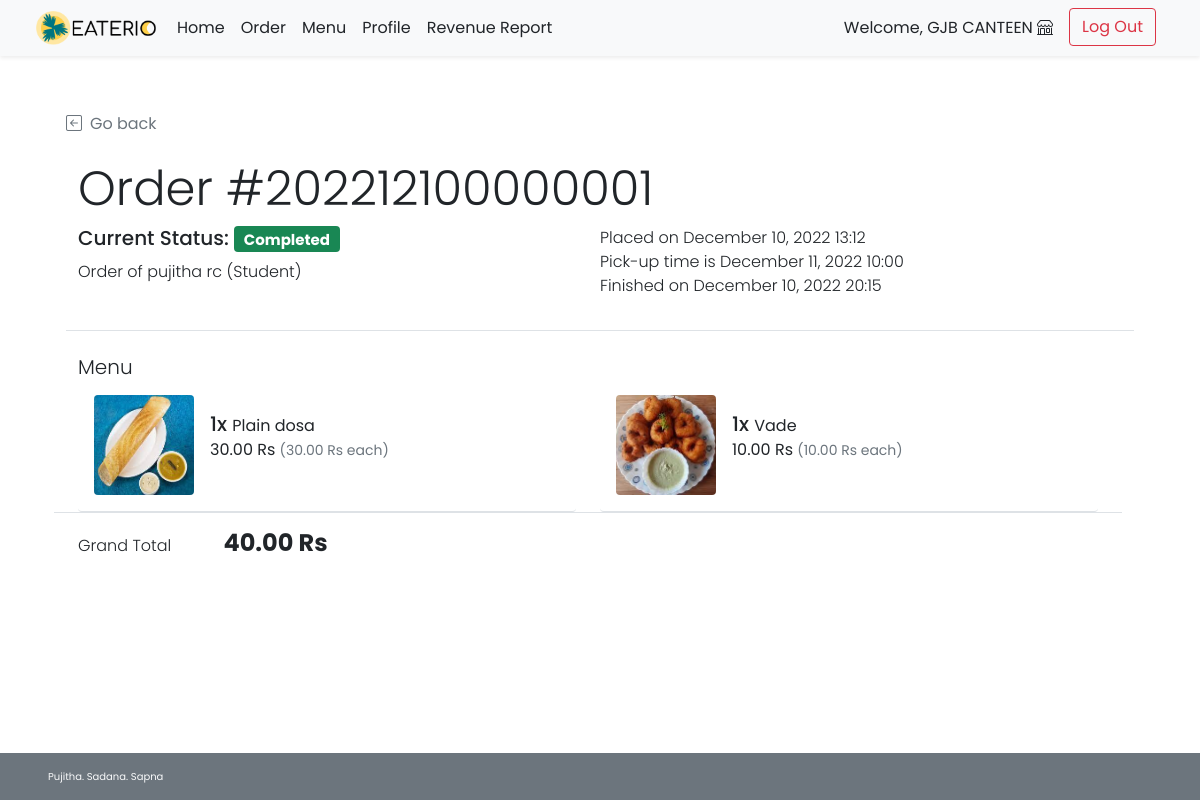
/shop/shop_order_detail.php?orh_id=1 (signed in), run on the app's committed database.
### tables this page shows
CREATE TABLE `order_header` (
  `orh_id` int(11) NOT NULL,
  `orh_refcode` varchar(15) DEFAULT NULL,
  `c_id` int(11) NOT NULL,
  `s_id` int(11) NOT NULL,
  `orh_ordertime` timestamp NOT NULL DEFAULT current_timestamp(),
  `orh_pickuptime` datetime NOT NULL,
  `orh_orderstatus` varchar(10) NOT NULL,
  `orh_finishedtime` datetime DEFAULT NULL
);

CREATE TABLE `customer` (
  `c_id` int(11) NOT NULL,
  `c_username` varchar(45) NOT NULL,
  `c_pwd` varchar(45) NOT NULL,
  `c_firstname` varchar(45) NOT NULL,
  `c_lastname` varchar(45) NOT NULL,
  `c_email` varchar(45) NOT NULL,
  `c_gender` varchar(1) NOT NULL COMMENT 'M for male, F for female',
  `c_type` varchar(3) NOT NULL COMMENT 'STD for student\r\nINS for instructor\r\nSTF for staff\r\nGUE for guest\r\nADM for admin\r\nOTH for others'
);

CREATE TABLE `order_detail` (
  `ord_id` int(11) NOT NULL,
  `orh_id` int(11) NOT NULL,
  `f_id` int(11) NOT NULL,
  `ord_amount` int(11) NOT NULL,
  `ord_buyprice` decimal(6,2) NOT NULL COMMENT 'To keep the snapshot menu cost at the time of the purchase',
  `ord_note` text DEFAULT NULL
);

CREATE TABLE `food` (
  `f_id` int(11) NOT NULL,
  `s_id` int(11) NOT NULL,
  `f_name` varchar(100) NOT NULL,
  `f_price` decimal(6,2) NOT NULL,
  `f_todayavail` tinyint(4) NOT NULL DEFAULT 1 COMMENT 'Food is available to order or not\r\n',
  `f_preorderavail` tinyint(4) NOT NULL DEFAULT 1,
  `f_pic` text DEFAULT NULL
);

### shop/shop_order_detail.php (the view, shortened to what this page needs)
<!DOCTYPE html>
<html lang="en">
<head>
    <?php
        include("../conn_db.php");
        include('../head.php');
    ?>
    <link href="../css/main.css" rel="stylesheet">
    <link href="../css/menu.css" rel="stylesheet">
</head>
<body class="d-flex flex-column h-100">
    <?php include('nav_header_shop.php')?>
    <?php
        $orh_id = $_GET["orh_id"];
        $orh_query = "SELECT * FROM order_header WHERE orh_id = {$orh_id}";
        $orh_arr = $mysqli -> query($orh_query) -> fetch_array();
    ?>
    <div class="container px-5 pt-4" id="cart-body">
        <div class="row my-4 border-bottom">
            <a class="nav nav-item text-decoration-none text-muted mb-2" href="#" onclick="history.back();">
                <i class="bi bi-arrow-left-square me-2"></i>Go back
            </a>
            <h2 class="pt-3 display-5">Order #<?php echo $orh_arr["orh_refcode"];?></h2>
            <div class="row row-cols-1 row-cols-md-2">
                <div class="col mb-2 mb-md-0">
                    <ul class="list-unstyled fw-light">
                        <li class="list-item mb-2">
                            <?php if($orh_arr["orh_orderstatus"]=="ACPT"){ ?>
                            <h5>Current Status: <span class="fw-bold badge bg-info text-dark">Accepted</span></h5>
                            <?php }else if($orh_arr["orh_orderstatus"]=="PREP"){ ?>
                            <h5>Current Status: <span class="fw-bold badge bg-warning text-dark">Preparing</span></h5>
                            <?php }else if($orh_arr["orh_orderstatus"]=="RDPK"){ ?>
                            <h5>Current Status: <span class="fw-bold badge bg-primary text-white">Ready to pick up</span></h5>
                            <?php }else if($orh_arr["orh_orderstatus"]=="FNSH"){?>
                            <h5>Current Status: <span class="fw-bold badge bg-success text-white">Completed</span></h5>
                            <?php } ?>
                        </li>
                        <li class="list-item">Order of
                            <?php
                                $cust_query = "SELECT c_firstname,c_lastname,c_type FROM customer WHERE c_id = {$orh_arr['c_id']};";
                                $cust_arr = $mysqli -> query($cust_query) -> fetch_array();
                                switch($cust_arr["c_type"]){
                                    case "STD": $cust_type = "Student"; break;
                                }
                                echo "{$cust_arr['c_firstname']} {$cust_arr['c_lastname']} ({$cust_type})";
                            ?>
                        </li>
                    </ul>
                </div>
                <div class="col">
                    <ul class="list-unstyled fw-light">
                        <?php
                            $od_placedate = (new Datetime($orh_arr["orh_ordertime"])) -> format("F j, Y H:i");
                            $od_pickupdate = (new Datetime($orh_arr["orh_pickuptime"])) -> format("F j, Y H:i");
                        ?>
                        <li>Placed on <?php echo $od_placedate;?></li>
                        <li>Pick-up time is <?php echo $od_pickupdate;?></li>
                        <?php if($orh_arr["orh_orderstatus"]!="FNSH"){ ?>
                        <li>The order is not finish yet.</li>
                        <?php }else{
                            $od_finishtime = (new Datetime($orh_arr["orh_finishedtime"])) -> format("F j, Y H:i");
                        ?>
                        <li>Finished on <?php echo $od_finishtime;?></li>
                        <?php } ?>
                    </ul>
                </div>
            </div>
        </div>
        <div class="row mb-5">
            <div class="col">
                <div class="row row-cols-1">
                    <div class="col">
                        <h5 class="fw-light">Menu</h5>
                    </div>
                    <div class="col row row-cols-1 row-cols-md-2 border-bottom">
                        <?php
                            $ord_query = "SELECT f.f_id,f.f_name,f.f_pic,ord.ord_amount,ord.ord_buyprice,ord_note FROM order_detail ord INNER JOIN food f ON ord.f_id = f.f_id WHERE ord.orh_id = {$orh_id}";
                            $ord_result = $mysqli -> query($ord_query);
                            while($ord_row = $ord_result -> fetch_array()){
                        ?>
                        <div class="col">
                            <ul class="list-group">
                                    <li
                                        class="list-group-item d-flex border-0 pb-3 border-bottom w-100 justify-content-between align-items-center">
                                        <div class="image-parent">
                                            <img <?php
                                            if(is_null($ord_row["f_pic"])){echo "src='../img/default.png'";}
                                            else{echo "src=\"../img/{$ord_row['f_pic']}\"";}
                                        ?> class="img-fluid rounded"
                                                style="width: 100px; height:100px; object-fit:cover;"
                                                alt="<?php echo $ord_row["f_name"]?>">
                                        </div>
                                        <div class="ms-3 me-auto">
                                            <div class="fw-normal"><span class="h5"><?php echo $ord_row["ord_amount"]?>x
                                                </span><?php echo $ord_row["f_name"]?>
                                                <p><?php printf("%.2f Rs <small class='text-muted'>(%.2f Rs each)</small>",$ord_row["ord_buyprice"]*$ord_row["ord_amount"],$ord_row["ord_buyprice"]);?><br />
                                                </p>
                                            </div>
                                        </div>
                                    </li>
                            </ul>
                        </div>
                        <?php } ?>
                    </div>
                    <div class="col my-3">
                        <ul class="list-inline justify-content-between">
                            <li class="list-inline-item fw-light me-5">Grand Total</li>
                            <li class="list-inline-item fw-bold h4">
                                <?php
                                    $gt_query = "SELECT SUM(ord_amount*ord_buyprice) AS gt FROM order_detail WHERE orh_id = {$orh_id}";
                                    $gt_arr = $mysqli -> query($gt_query) -> fetch_array();
                                    printf("%.2f Rs",$gt_arr["gt"]);
                                ?>
                            </li>
                        </ul>
                    </div>
                </div>
            </div>
        </div>
    </div>
    <footer
    class="footer d-flex flex-wrap justify-content-between align-items-center px-5 py-3 mt-auto bg-secondary text-light">
        <span class="xsmall-font">Pujitha. Sadana. Sapna</span></span>
    </footer>
</body>
</html>

### css/main.css (style rules this page uses)
html { height: 100%; }
body { height: 100%; padding-top: 4rem; margin-bottom: -50px; font-family: 'Poppins', 'Noto Sans Thai', sans-serif; }
a { cursor: pointer; }
.bi { vertical-align: -.125em; fill: currentColor; }
.text-white { color: white; }
.xsmall-font { font-size: x-small; }

### css/menu.css (style rules this page uses)
html, body { height: 100%; }
.image-parent { max-width: 100px; }

### data on the page
order_header: orh_refcode "202212100000001", orh_ordertime "December 10, 2022 13:12", orh_pickuptime "December 11, 2022 10:00", orh_finishedtime "December 10, 2022 20:15"
customer: c_firstname "pujitha", c_lastname "rc", c_type "Student"
order_detail: f.f_pic (picture), ord_amount "1", f.f_name "Plain dosa", $ord_row['ord_buyprice']*$ord_row['ord_amount'] "30.00", ord_buyprice "30.00"
order_detail: f.f_pic (picture), ord_amount "1", f.f_name "Vade", $ord_row['ord_buyprice']*$ord_row['ord_amount'] "10.00", ord_buyprice "10.00"

### other printed values
$_SESSION['shopname'] "GJB CANTEEN"
$gt_arr["gt"] "40.00"
